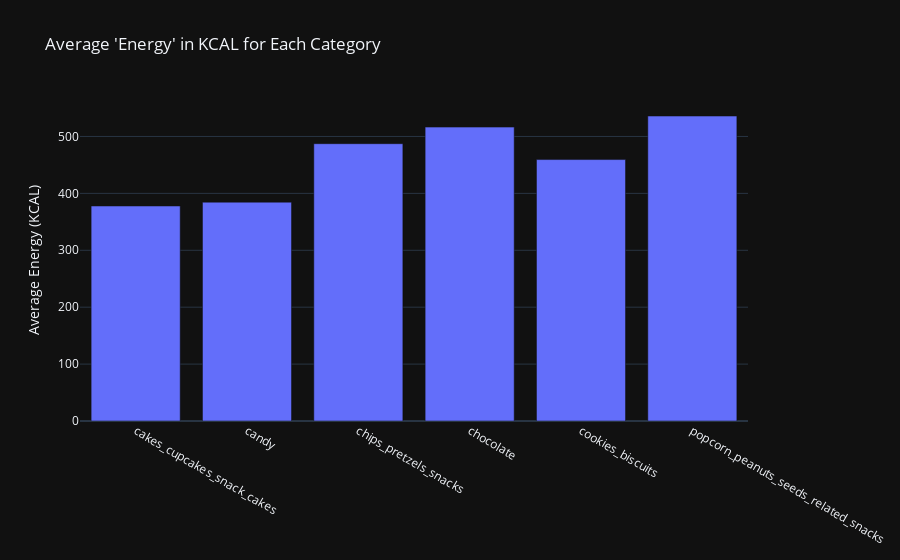

This figure's notebook cell:
### Markdown cell above
We can see that chocolates, cookies, and candies have more sugar, while salty snacks have more fats and starch but less sugar.

### Code cell
energy_data = nut_merge[(nut_merge['name'] == 'Energy') & (nut_merge['unit_name'] == 'KCAL')]
avg_energy = energy_data.groupby('category')['amount'].mean().reset_index()

fig = go.Figure(go.Bar(x=avg_energy['category'], y=avg_energy['amount']))
fig.update_layout(title_text="Average Energy (KCAL) for Each Category", yaxis_title="Average Energy (KCAL)")
fig.show()

### Figure 1 — Plotly figure (JSON) as saved in the notebook; plotly's stock layout.template omitted (floating-point values rounded to 4 significant figures)
{"data": [{"x": ["cakes_cupcakes_snack_cakes", "candy", "chips_pretzels_snacks", "chocolate", "cookies_biscuits", "popcorn_peanuts_seeds_related_snacks"], "y": [377.8, 384.6, 487.3, 516.5, 459.4, 535.9], "type": "bar"}], "layout": {"title": {"text": "Average 'Energy' in KCAL for Each Category"}, "yaxis": {"title": {"text": "Average Energy (KCAL)"}}}}
